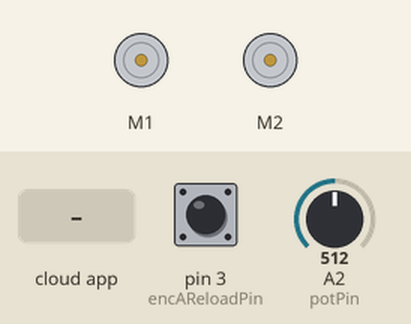
Simulated run of this sketch. Board: Arduino Uno, built with avr-gcc and run on an emulated ATmega328P. Shown: 2 × DC motor (green arrow = forward, orange = backward, longer = faster). Inputs (shaded band) come from the test bench; at power-on: A2 (potPin) = 512, pin 3 (encAReloadPin) HIGH. The ROS host is connected and sends only what is stated.

Above: at 1.2 s.
1.3 s: the phone or cloud app sets turret_shoot to 0
At 2.1 s:
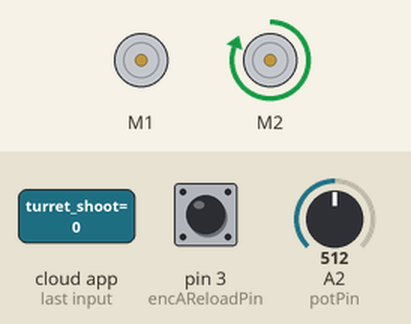
2.8 s: A2 (potPin) set to 315
4.3 s: A2 (potPin) set to 290
At 5.4 s:
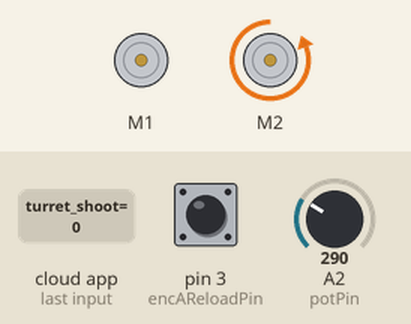
5.8 s: A2 (potPin) set to 376
7.3 s: A2 (potPin) set to 408
At 8.0 s:
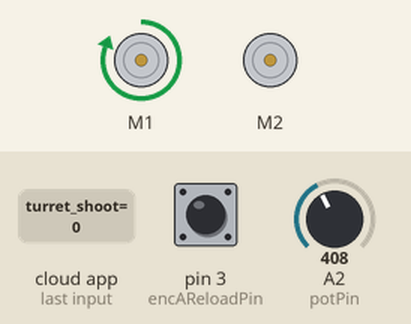
Timing chart, 0 to 10.3 s (numbered marks = the images above; inputs shaded):
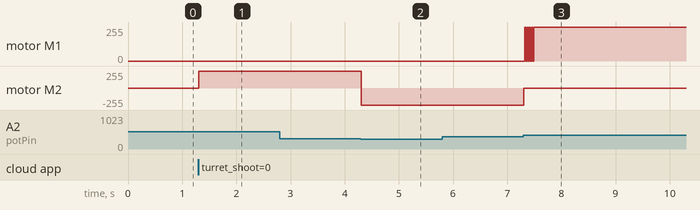

Measured:
- the behaviour switches between 301 and 300 on A2 (potPin) (found by bisection; images 1 and 2)
- the behaviour switches between 389 and 390 on A2 (potPin) (found by bisection; images 2 and 3)
- after the input at 1.3 s, motor M2: stopped → forward 255/255 at once
- after the input at 2.8 s, every drawn part: stays the same
- after the input at 4.3 s, motor M2: forward 255/255 → backward 255/255 at once
- after the input at 5.8 s, every drawn part: stays the same
- after the input at 7.3 s, motor M1: alternates forward 255/255 for 0.02 s and stopped for 0.02 s, 9 changes in all, then stays forward 255/255, starting at once; motor M2: backward 255/255 → stopped at once

The sketch:

ReloadFireRosDriver.ino
```cpp
#include <ros.h>
#include <std_msgs/Empty.h>
#include <std_msgs/Int16.h>
#include <DualVNH5019MotorShield.h>

#define STATE_WAITING         1
#define STATE_TRIGGER_BACK    2
#define STATE_TRIGGER_FORWARD 3
#define STATE_RELOAD_BACK     4
#define STATE_RELOAD_FORWARD  5

#define RELOAD_LENGTH         1460
#define RELOAD_BACK_SPEED     400
#define RELOAD_FORWARD_SPEED  -400
#define FIRE_BACK_SPEED       400
#define FIRE_FORWARD_SPEED    -400

int turretState = STATE_WAITING;
bool fireFlag = false;

#define encAReloadPin 3
#define encBReloadPin 5
#define buttonReloadPin 11
#define buttonFirePin 13


const int potPin = 2;

DualVNH5019MotorShield md;

volatile signed long encReloadCount = 0;

ros::NodeHandle  nh;

void recvFireCmdCB(const std_msgs::Empty &empty_msg);
ros::Subscriber<std_msgs::Empty> sub("turret_shoot", &recvFireCmdCB );

std_msgs::Int16 reload_encoder_topic_data;
std_msgs::Int16 shooting_encoder_topic_data;
std_msgs::Int16 reload_current_topic_data;
std_msgs::Int16 shooting_current_topic_data;
ros::Publisher reloadEncoderPub("reload_encoder", &reload_encoder_topic_data);
ros::Publisher shootingEncoderPub("shooting_encoder", &shooting_encoder_topic_data);
ros::Publisher reloadCurrentPub("reload_current", &reload_current_topic_data);
ros::Publisher shootingCurrentPub("shooting_current", &shooting_current_topic_data);

unsigned long publishingTimer = 0;


void setup() {
  pinMode(encAReloadPin, INPUT_PULLUP);
  pinMode(encBReloadPin, INPUT_PULLUP);
  pinMode(buttonReloadPin, INPUT_PULLUP);
  pinMode(buttonFirePin, INPUT_PULLUP);

  md.init();


  attachInterrupt(1, EncoderReloadEvent, CHANGE);

  nh.initNode();
  nh.subscribe(sub);
  nh.advertise(reloadEncoderPub);
  nh.advertise(shootingEncoderPub);
  nh.advertise(reloadCurrentPub);
  nh.advertise(shootingCurrentPub);

  delay(10);
}


void loop() {
  nh.spinOnce();
//  Serial.print("Encoder Count: ");
//  Serial.print(encReloadCount);
//  Serial.print(", Pot Value: ");
//  Serial.println(analogRead(potPin));

  if((millis() - publishingTimer) >= 20)
  {
    reload_encoder_topic_data.data = encReloadCount;
    shooting_encoder_topic_data.data = analogRead(potPin);
    reload_current_topic_data.data = md.getM1CurrentMilliamps();
    shooting_current_topic_data.data = md.getM2CurrentMilliamps();
    reloadEncoderPub.publish(&reload_encoder_topic_data);
    shootingEncoderPub.publish(&shooting_encoder_topic_data);
    reloadCurrentPub.publish(&reload_current_topic_data);
    shootingCurrentPub.publish(&shooting_current_topic_data);
    publishingTimer = millis();
  }


  if(turretState == STATE_WAITING)
  {
    md.setSpeeds(0, 0);
    md.setBrakes(400, 400);
    if(fireFlag)
    {
      turretState = STATE_TRIGGER_BACK;
    }

  }
  else if(turretState == STATE_TRIGGER_BACK)
  {
    md.setSpeeds(0, FIRE_BACK_SPEED);
    if(analogRead(potPin) <= 300)
    {
      md.setSpeeds(0, FIRE_FORWARD_SPEED);
      turretState = STATE_TRIGGER_FORWARD;
    }

  }
  else if(turretState == STATE_TRIGGER_FORWARD)
  {
    md.setSpeeds(0, FIRE_FORWARD_SPEED);
    if(analogRead(potPin) >= 390)
    {
      md.setSpeeds(0,0);
      md.setBrakes(0, 400);
      turretState = STATE_RELOAD_BACK;
    }
  }
  else if(turretState == STATE_RELOAD_BACK)
  {
    md.setBrakes(0, 400);
    md.setSpeeds(RELOAD_BACK_SPEED,0);
    if(encReloadCount >= RELOAD_LENGTH)
    {
      md.setSpeeds(RELOAD_FORWARD_SPEED,0);
      turretState = STATE_RELOAD_FORWARD;
    }
  }
  else if(turretState == STATE_RELOAD_FORWARD)
  {
    md.setSpeeds(RELOAD_FORWARD_SPEED,0);
    if(encReloadCount <= 0)
    {
      md.setSpeeds(0,0);
      md.setBrakes(400,0);
      turretState = STATE_WAITING;
      fireFlag = false;
    }
  }
  else
  {
    fireFlag = false;
    turretState = STATE_WAITING;
  }

  delay(1);
}


void recvFireCmdCB(const std_msgs::Empty &empty_msg)
{
  fireFlag = true;
}


void EncoderReloadEvent()
{
  if (digitalRead(encAReloadPin) == HIGH)
  {
    if (digitalRead(encBReloadPin) == LOW)
    {
      encReloadCount--;
    }
    else
    {
      encReloadCount++;
    }
  }
  else
  {
    if (digitalRead(encBReloadPin) == LOW)
    {
      encReloadCount++;
    }
    else
    {
      encReloadCount--;
    }
  }
}
```
